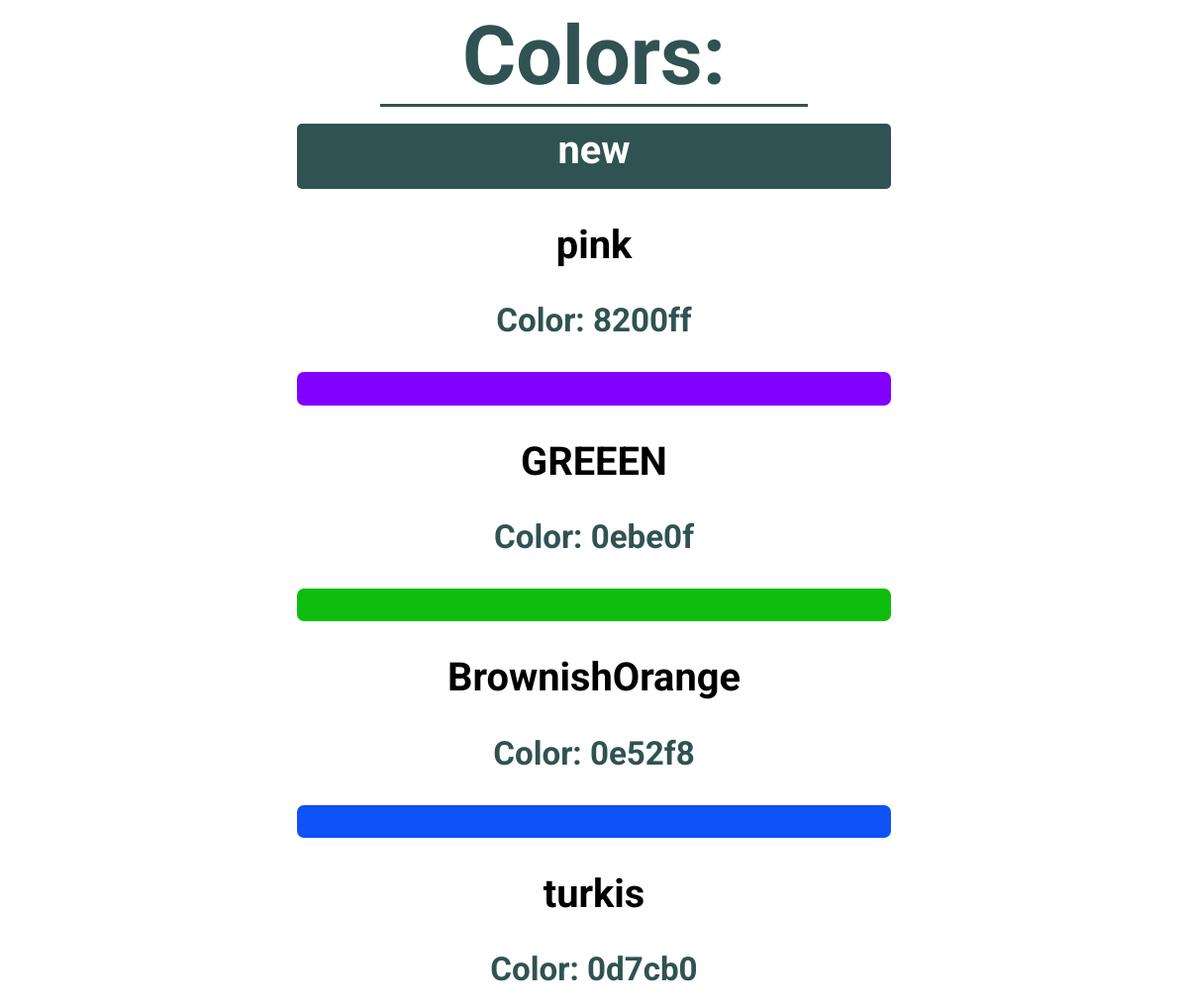
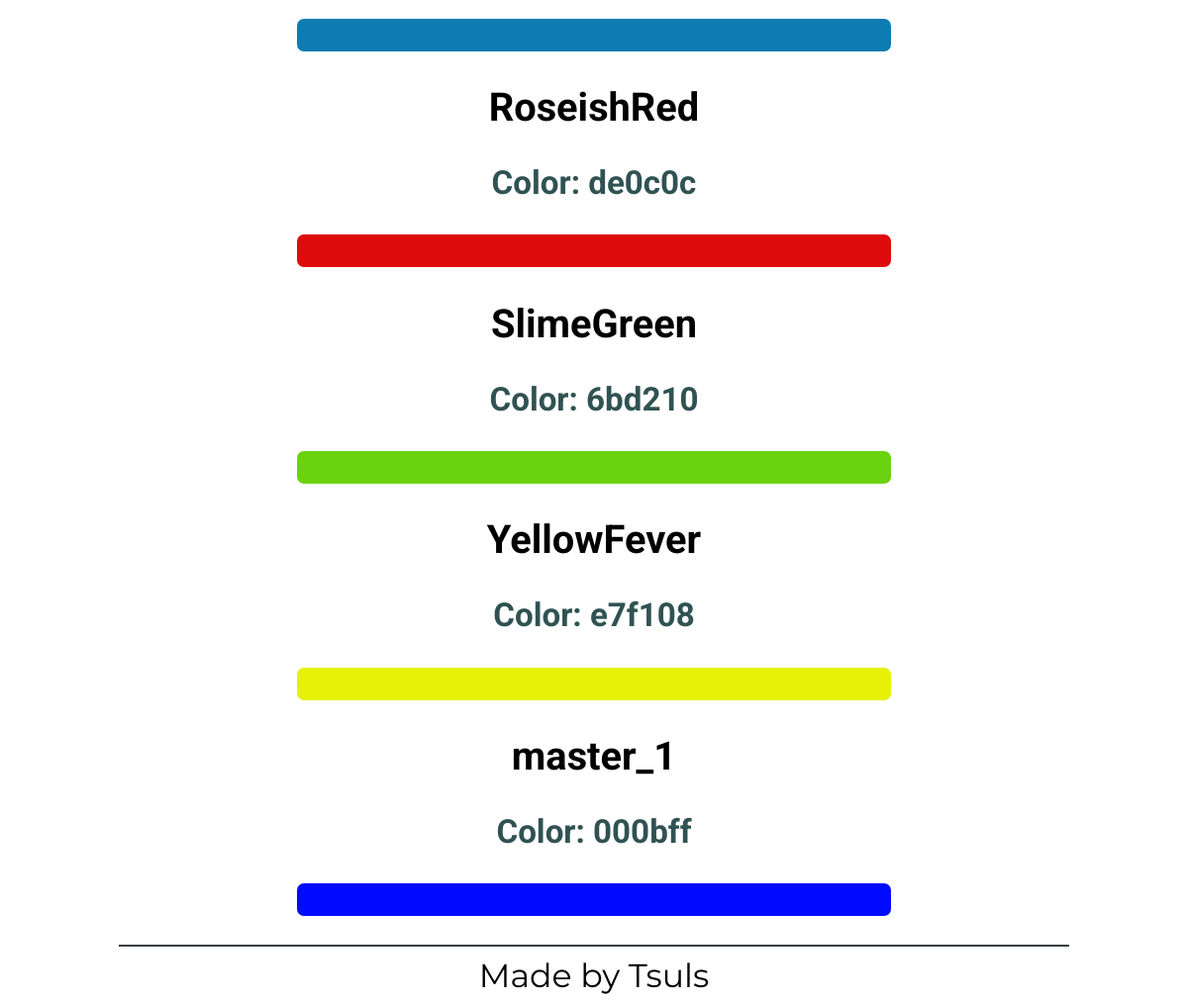
/leds/color (signed in), run on the app's committed database (2 pictures, top to bottom).
### led_colors/models.py (models this page shows)
class ColorProfile(models.Model):
    name = models.CharField(max_length=32)
    color = models.CharField(default="ffffffff",max_length=8)
    function = models.TextField(null=True,blank=True)
    period_time = models.IntegerField(default=0)
    def __str__(self):
        return "#"+str(self.color.upper())

### led_colors/views.py (the view)
# urls.py: path('color', views.colors, name='colors'),
def colors(req):
    user = req.user
    if user.is_authenticated:
        profiles = ColorProfile.objects.all()
        print(profiles)
        return render(req, "colors.html", {'profiles' : list(profiles)})
    else:
        return HttpResponse('Not logged in')

### led_colors/templates/colors.html (shortened to what this page needs)
{% include "head.html" %}
<div class="content">
<h1>Colors:</h1>
<a class="button" href="/leds/color/create"><span>new</span></a>
{% for profile in profiles %}
<h3 class="color-name"><a href="color/{{profile.name}}">{{profile.name}}</a></h3>
<p class="label">Color: {{ profile.color }}</p>
<div class="color-rect" style="background-color:#{{profile.color}};"></div>
{% endfor %}
</div>
{% include "footer.html" %}

### led_colors/templates/head.html (style rules this page uses)
* { font-family: Roboto, Open Sans, sans-serif; font-size:1.2em; box-sizing: border-box; }
a { display: block; text-decoration: none; text-decoration:none; font-family: inherit; font-weight:inherit; color: inherit; }
h1 { font-size: 3em; text-align:center; color:#305252; font-weight:bold; border-bottom: 3px solid #305252; transition: border-bottom 0.5s; width:fit-content; margin:0 auto; padding-left:1em; padding-right:1em; }
p { text-align:center; }
.content { margin:0 auto; width: 80%; max-width:600px; padding-bottom:10vh; }
.label { color:#305252; font-weight:bold; text-align:center; }
.color-name { font-weight:bold; text-align:center; }
.button { margin-top:0.5em; position:relative; border: 3px solid #305252; display:block; height:2em; width:100%; text-align:center; border-radius:5px; background-color:#305252; font-weight:bold; color: white; transition: background-color 0.5s; }

### data on the page
ColorProfile: name "pink", color "8200ff"
ColorProfile: name "GREEEN", color "0ebe0f"
ColorProfile: name "BrownishOrange", color "0e52f8"
ColorProfile: name "turkis", color "0d7cb0"
ColorProfile: name "RoseishRed", color "de0c0c"
ColorProfile: name "SlimeGreen", color "6bd210"
ColorProfile: name "YellowFever", color "e7f108"
ColorProfile: name "master_1", color "000bff"
